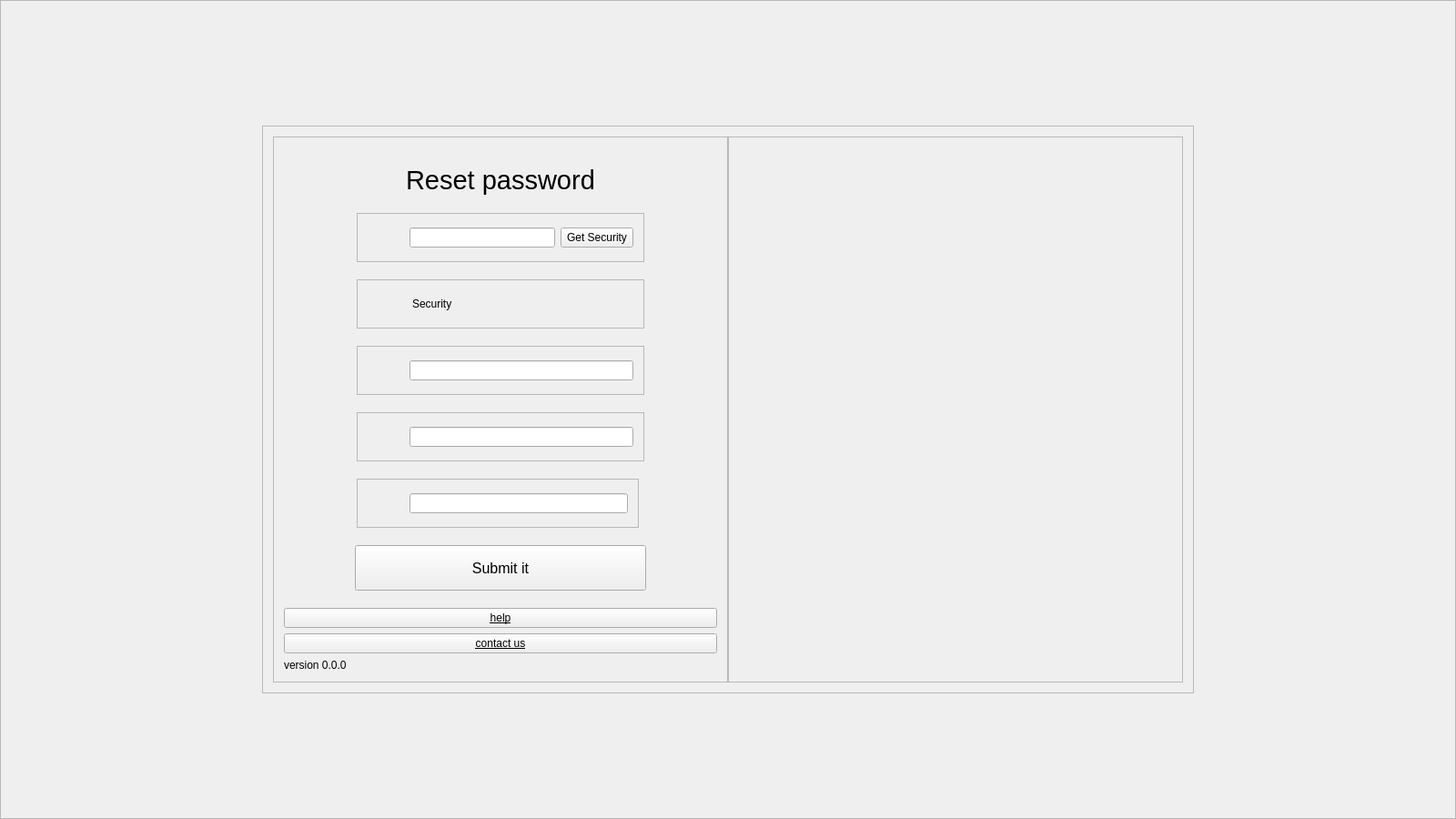
<?xml version="1.0" encoding="UTF-8"?>
<ui version="4.0">
 <class>Widget</class>
 <widget class="QWidget" name="Widget">
  <property name="geometry">
   <rect>
    <x>0</x>
    <y>0</y>
    <width>1600</width>
    <height>900</height>
   </rect>
  </property>
  <property name="minimumSize">
   <size>
    <width>800</width>
    <height>450</height>
   </size>
  </property>
  <property name="windowTitle">
   <string>Reset Password</string>
  </property>
  <property name="styleSheet">
   <string notr="true"/>
  </property>
  <layout class="QGridLayout" name="gridLayout">
   <property name="leftMargin">
    <number>0</number>
   </property>
   <property name="topMargin">
    <number>0</number>
   </property>
   <property name="rightMargin">
    <number>0</number>
   </property>
   <property name="bottomMargin">
    <number>0</number>
   </property>
   <property name="spacing">
    <number>0</number>
   </property>
   <item row="0" column="0">
    <widget class="QFrame" name="frame_background">
     <property name="styleSheet">
      <string notr="true"/>
     </property>
     <property name="frameShape">
      <enum>QFrame::StyledPanel</enum>
     </property>
     <property name="frameShadow">
      <enum>QFrame::Raised</enum>
     </property>
     <layout class="QGridLayout" name="gridLayout_3">
      <item row="0" column="0">
       <layout class="QVBoxLayout" name="verticalLayout_2">
        <item>
         <spacer name="verticalSpacer_9">
          <property name="orientation">
           <enum>Qt::Vertical</enum>
          </property>
          <property name="sizeHint" stdset="0">
           <size>
            <width>20</width>
            <height>13</height>
           </size>
          </property>
         </spacer>
        </item>
        <item>
         <layout class="QHBoxLayout" name="horizontalLayout_9">
          <item>
           <spacer name="horizontalSpacer_17">
            <property name="orientation">
             <enum>Qt::Horizontal</enum>
            </property>
            <property name="sizeHint" stdset="0">
             <size>
              <width>40</width>
              <height>20</height>
             </size>
            </property>
           </spacer>
          </item>
          <item>
           <widget class="QFrame" name="frame">
            <property name="frameShape">
             <enum>QFrame::StyledPanel</enum>
            </property>
            <property name="frameShadow">
             <enum>QFrame::Raised</enum>
            </property>
            <layout class="QGridLayout" name="gridLayout_2">
             <item row="0" column="0">
              <layout class="QHBoxLayout" name="horizontalLayout_8">
               <property name="spacing">
                <number>0</number>
               </property>
               <item>
                <widget class="QFrame" name="frame_login">
                 <property name="sizePolicy">
                  <sizepolicy hsizetype="Minimum" vsizetype="Minimum">
                   <horstretch>0</horstretch>
                   <verstretch>0</verstretch>
                  </sizepolicy>
                 </property>
                 <property name="minimumSize">
                  <size>
                   <width>500</width>
                   <height>600</height>
                  </size>
                 </property>
                 <property name="maximumSize">
                  <size>
                   <width>500</width>
                   <height>600</height>
                  </size>
                 </property>
                 <property name="styleSheet">
                  <string notr="true"/>
                 </property>
                 <property name="frameShape">
                  <enum>QFrame::StyledPanel</enum>
                 </property>
                 <property name="frameShadow">
                  <enum>QFrame::Raised</enum>
                 </property>
                 <layout class="QGridLayout" name="gridLayout_10">
                  <item row="0" column="0">
                   <spacer name="verticalSpacer_12">
                    <property name="orientation">
                     <enum>Qt::Vertical</enum>
                    </property>
                    <property name="sizeHint" stdset="0">
                     <size>
                      <width>17</width>
                      <height>18</height>
                     </size>
                    </property>
                   </spacer>
                  </item>
                  <item row="1" column="0">
                   <layout class="QGridLayout" name="gridLayout_9">
                    <item row="12" column="0" colspan="2">
                     <layout class="QHBoxLayout" name="horizontalLayout_6">
                      <item>
                       <spacer name="horizontalSpacer_13">
                        <property name="orientation">
                         <enum>Qt::Horizontal</enum>
                        </property>
                        <property name="sizeHint" stdset="0">
                         <size>
                          <width>40</width>
                          <height>20</height>
                         </size>
                        </property>
                       </spacer>
                      </item>
                      <item>
                       <widget class="QPushButton" name="btn_submit">
                        <property name="sizePolicy">
                         <sizepolicy hsizetype="Fixed" vsizetype="Fixed">
                          <horstretch>0</horstretch>
                          <verstretch>0</verstretch>
                         </sizepolicy>
                        </property>
                        <property name="minimumSize">
                         <size>
                          <width>320</width>
                          <height>50</height>
                         </size>
                        </property>
                        <property name="maximumSize">
                         <size>
                          <width>320</width>
                          <height>50</height>
                         </size>
                        </property>
                        <property name="font">
                         <font>
                          <family>Arial</family>
                          <pointsize>12</pointsize>
                          <underline>false</underline>
                         </font>
                        </property>
                        <property name="text">
                         <string>Submit it</string>
                        </property>
                       </widget>
                      </item>
                      <item>
                       <spacer name="horizontalSpacer_14">
                        <property name="orientation">
                         <enum>Qt::Horizontal</enum>
                        </property>
                        <property name="sizeHint" stdset="0">
                         <size>
                          <width>40</width>
                          <height>20</height>
                         </size>
                        </property>
                       </spacer>
                      </item>
                     </layout>
                    </item>
                    <item row="2" column="0" colspan="2">
                     <layout class="QHBoxLayout" name="horizontalLayout_7">
                      <item>
                       <spacer name="horizontalSpacer_8">
                        <property name="orientation">
                         <enum>Qt::Horizontal</enum>
                        </property>
                        <property name="sizeType">
                         <enum>QSizePolicy::Fixed</enum>
                        </property>
                        <property name="sizeHint" stdset="0">
                         <size>
                          <width>80</width>
                          <height>20</height>
                         </size>
                        </property>
                       </spacer>
                      </item>
                      <item>
                       <widget class="QFrame" name="frame_pwd_2">
                        <property name="frameShape">
                         <enum>QFrame::StyledPanel</enum>
                        </property>
                        <property name="frameShadow">
                         <enum>QFrame::Raised</enum>
                        </property>
                        <layout class="QGridLayout" name="gridLayout_4">
                         <item row="0" column="0">
                          <layout class="QHBoxLayout" name="horizontalLayout_10">
                           <item>
                            <spacer name="horizontalSpacer_9">
                             <property name="orientation">
                              <enum>Qt::Horizontal</enum>
                             </property>
                             <property name="sizeType">
                              <enum>QSizePolicy::Fixed</enum>
                             </property>
                             <property name="sizeHint" stdset="0">
                              <size>
                               <width>10</width>
                               <height>20</height>
                              </size>
                             </property>
                            </spacer>
                           </item>
                           <item>
                            <widget class="QLabel" name="label_pwd_2">
                             <property name="sizePolicy">
                              <sizepolicy hsizetype="Fixed" vsizetype="Fixed">
                               <horstretch>0</horstretch>
                               <verstretch>0</verstretch>
                              </sizepolicy>
                             </property>
                             <property name="minimumSize">
                              <size>
                               <width>30</width>
                               <height>30</height>
                              </size>
                             </property>
                             <property name="maximumSize">
                              <size>
                               <width>30</width>
                               <height>30</height>
                              </size>
                             </property>
                             <property name="text">
                              <string/>
                             </property>
                            </widget>
                           </item>
                           <item>
                            <widget class="QLineEdit" name="username">
                             <property name="font">
                              <font>
                               <family>Arial</family>
                              </font>
                             </property>
                            </widget>
                           </item>
                          </layout>
                         </item>
                         <item row="0" column="1">
                          <widget class="QPushButton" name="btn_getSecurity">
                           <property name="font">
                            <font>
                             <family>Arial</family>
                            </font>
                           </property>
                           <property name="text">
                            <string>Get Security</string>
                           </property>
                          </widget>
                         </item>
                        </layout>
                       </widget>
                      </item>
                      <item>
                       <spacer name="horizontalSpacer_20">
                        <property name="orientation">
                         <enum>Qt::Horizontal</enum>
                        </property>
                        <property name="sizeType">
                         <enum>QSizePolicy::Fixed</enum>
                        </property>
                        <property name="sizeHint" stdset="0">
                         <size>
                          <width>80</width>
                          <height>20</height>
                         </size>
                        </property>
                       </spacer>
                      </item>
                     </layout>
                    </item>
                    <item row="14" column="0" colspan="2">
                     <widget class="QPushButton" name="btn_forget_3">
                      <property name="font">
                       <font>
                        <family>Arial</family>
                        <underline>true</underline>
                       </font>
                      </property>
                      <property name="styleSheet">
                       <string notr="true"/>
                      </property>
                      <property name="text">
                       <string>help</string>
                      </property>
                     </widget>
                    </item>
                    <item row="16" column="0" colspan="2">
                     <widget class="QLabel" name="label">
                      <property name="text">
                       <string>version 0.0.0</string>
                      </property>
                     </widget>
                    </item>
                    <item row="7" column="0" colspan="2">
                     <spacer name="verticalSpacer_7">
                      <property name="orientation">
                       <enum>Qt::Vertical</enum>
                      </property>
                      <property name="sizeHint" stdset="0">
                       <size>
                        <width>20</width>
                        <height>13</height>
                       </size>
                      </property>
                     </spacer>
                    </item>
                    <item row="15" column="0" colspan="2">
                     <widget class="QPushButton" name="btn_forget_2">
                      <property name="font">
                       <font>
                        <family>Arial</family>
                        <underline>true</underline>
                       </font>
                      </property>
                      <property name="text">
                       <string>contact us</string>
                      </property>
                     </widget>
                    </item>
                    <item row="11" column="0" colspan="2">
                     <spacer name="verticalSpacer_6">
                      <property name="orientation">
                       <enum>Qt::Vertical</enum>
                      </property>
                      <property name="sizeHint" stdset="0">
                       <size>
                        <width>17</width>
                        <height>13</height>
                       </size>
                      </property>
                     </spacer>
                    </item>
                    <item row="5" column="0" colspan="2">
                     <spacer name="verticalSpacer_15">
                      <property name="orientation">
                       <enum>Qt::Vertical</enum>
                      </property>
                      <property name="sizeHint" stdset="0">
                       <size>
                        <width>20</width>
                        <height>13</height>
                       </size>
                      </property>
                     </spacer>
                    </item>
                    <item row="8" column="0" colspan="2">
                     <layout class="QHBoxLayout" name="horizontalLayout_15">
                      <item>
                       <spacer name="horizontalSpacer_23">
                        <property name="orientation">
                         <enum>Qt::Horizontal</enum>
                        </property>
                        <property name="sizeType">
                         <enum>QSizePolicy::Fixed</enum>
                        </property>
                        <property name="sizeHint" stdset="0">
                         <size>
                          <width>80</width>
                          <height>20</height>
                         </size>
                        </property>
                       </spacer>
                      </item>
                      <item>
                       <widget class="QFrame" name="frame_pwd_5">
                        <property name="frameShape">
                         <enum>QFrame::StyledPanel</enum>
                        </property>
                        <property name="frameShadow">
                         <enum>QFrame::Raised</enum>
                        </property>
                        <layout class="QGridLayout" name="gridLayout_8">
                         <item row="0" column="0">
                          <layout class="QHBoxLayout" name="horizontalLayout_16">
                           <item>
                            <spacer name="horizontalSpacer_24">
                             <property name="orientation">
                              <enum>Qt::Horizontal</enum>
                             </property>
                             <property name="sizeType">
                              <enum>QSizePolicy::Fixed</enum>
                             </property>
                             <property name="sizeHint" stdset="0">
                              <size>
                               <width>10</width>
                               <height>20</height>
                              </size>
                             </property>
                            </spacer>
                           </item>
                           <item>
                            <widget class="QLabel" name="label_pwd_5">
                             <property name="sizePolicy">
                              <sizepolicy hsizetype="Fixed" vsizetype="Fixed">
                               <horstretch>0</horstretch>
                               <verstretch>0</verstretch>
                              </sizepolicy>
                             </property>
                             <property name="minimumSize">
                              <size>
                               <width>30</width>
                               <height>30</height>
                              </size>
                             </property>
                             <property name="maximumSize">
                              <size>
                               <width>30</width>
                               <height>30</height>
                              </size>
                             </property>
                             <property name="text">
                              <string/>
                             </property>
                            </widget>
                           </item>
                           <item>
                            <widget class="QLineEdit" name="new_password">
                             <property name="font">
                              <font>
                               <family>Arial</family>
                              </font>
                             </property>
                             <property name="echoMode">
                              <enum>QLineEdit::Password</enum>
                             </property>
                            </widget>
                           </item>
                          </layout>
                         </item>
                        </layout>
                       </widget>
                      </item>
                      <item>
                       <spacer name="horizontalSpacer_25">
                        <property name="orientation">
                         <enum>Qt::Horizontal</enum>
                        </property>
                        <property name="sizeType">
                         <enum>QSizePolicy::Fixed</enum>
                        </property>
                        <property name="sizeHint" stdset="0">
                         <size>
                          <width>80</width>
                          <height>20</height>
                         </size>
                        </property>
                       </spacer>
                      </item>
                     </layout>
                    </item>
                    <item row="3" column="0" colspan="2">
                     <spacer name="verticalSpacer_16">
                      <property name="orientation">
                       <enum>Qt::Vertical</enum>
                      </property>
                      <property name="sizeHint" stdset="0">
                       <size>
                        <width>17</width>
                        <height>13</height>
                       </size>
                      </property>
                     </spacer>
                    </item>
                    <item row="13" column="0" colspan="2">
                     <spacer name="verticalSpacer_8">
                      <property name="orientation">
                       <enum>Qt::Vertical</enum>
                      </property>
                      <property name="sizeHint" stdset="0">
                       <size>
                        <width>17</width>
                        <height>13</height>
                       </size>
                      </property>
                     </spacer>
                    </item>
                    <item row="1" column="0" colspan="2">
                     <spacer name="verticalSpacer">
                      <property name="orientation">
                       <enum>Qt::Vertical</enum>
                      </property>
                      <property name="sizeHint" stdset="0">
                       <size>
                        <width>17</width>
                        <height>13</height>
                       </size>
                      </property>
                     </spacer>
                    </item>
                    <item row="0" column="0" colspan="2">
                     <layout class="QHBoxLayout" name="horizontalLayout">
                      <item>
                       <spacer name="horizontalSpacer">
                        <property name="orientation">
                         <enum>Qt::Horizontal</enum>
                        </property>
                        <property name="sizeHint" stdset="0">
                         <size>
                          <width>40</width>
                          <height>20</height>
                         </size>
                        </property>
                       </spacer>
                      </item>
                      <item>
                       <widget class="QLabel" name="label_login">
                        <property name="font">
                         <font>
                          <family>Arial</family>
                          <pointsize>22</pointsize>
                         </font>
                        </property>
                        <property name="styleSheet">
                         <string notr="true"/>
                        </property>
                        <property name="text">
                         <string>Reset password</string>
                        </property>
                       </widget>
                      </item>
                      <item>
                       <spacer name="horizontalSpacer_2">
                        <property name="orientation">
                         <enum>Qt::Horizontal</enum>
                        </property>
                        <property name="sizeHint" stdset="0">
                         <size>
                          <width>40</width>
                          <height>20</height>
                         </size>
                        </property>
                       </spacer>
                      </item>
                     </layout>
                    </item>
                    <item row="4" column="0" colspan="2">
                     <layout class="QHBoxLayout" name="horizontalLayout_11">
                      <item>
                       <spacer name="horizontalSpacer_10">
                        <property name="orientation">
                         <enum>Qt::Horizontal</enum>
                        </property>
                        <property name="sizeType">
                         <enum>QSizePolicy::Fixed</enum>
                        </property>
                        <property name="sizeHint" stdset="0">
                         <size>
                          <width>80</width>
                          <height>20</height>
                         </size>
                        </property>
                       </spacer>
                      </item>
                      <item>
                       <widget class="QFrame" name="frame_pwd_3">
                        <property name="frameShape">
                         <enum>QFrame::StyledPanel</enum>
                        </property>
                        <property name="frameShadow">
                         <enum>QFrame::Raised</enum>
                        </property>
                        <layout class="QGridLayout" name="gridLayout_5">
                         <item row="0" column="0">
                          <layout class="QHBoxLayout" name="horizontalLayout_12">
                           <item>
                            <spacer name="horizontalSpacer_11">
                             <property name="orientation">
                              <enum>Qt::Horizontal</enum>
                             </property>
                             <property name="sizeType">
                              <enum>QSizePolicy::Fixed</enum>
                             </property>
                             <property name="sizeHint" stdset="0">
                              <size>
                               <width>13</width>
                               <height>20</height>
                              </size>
                             </property>
                            </spacer>
                           </item>
                           <item>
                            <widget class="QLabel" name="label_pwd_3">
                             <property name="sizePolicy">
                              <sizepolicy hsizetype="Fixed" vsizetype="Fixed">
                               <horstretch>0</horstretch>
                               <verstretch>0</verstretch>
                              </sizepolicy>
                             </property>
                             <property name="minimumSize">
                              <size>
                               <width>30</width>
                               <height>30</height>
                              </size>
                             </property>
                             <property name="maximumSize">
                              <size>
                               <width>30</width>
                               <height>30</height>
                              </size>
                             </property>
                             <property name="text">
                              <string/>
                             </property>
                            </widget>
                           </item>
                           <item>
                            <widget class="QLabel" name="security_label">
                             <property name="font">
                              <font>
                               <family>Arial</family>
                              </font>
                             </property>
                             <property name="text">
                              <string>Security</string>
                             </property>
                            </widget>
                           </item>
                          </layout>
                         </item>
                        </layout>
                       </widget>
                      </item>
                      <item>
                       <spacer name="horizontalSpacer_21">
                        <property name="orientation">
                         <enum>Qt::Horizontal</enum>
                        </property>
                        <property name="sizeType">
                         <enum>QSizePolicy::Fixed</enum>
                        </property>
                        <property name="sizeHint" stdset="0">
                         <size>
                          <width>80</width>
                          <height>20</height>
                         </size>
                        </property>
                       </spacer>
                      </item>
                     </layout>
                    </item>
                    <item row="6" column="0" colspan="2">
                     <layout class="QHBoxLayout" name="horizontalLayout_5">
                      <item>
                       <spacer name="horizontalSpacer_12">
                        <property name="orientation">
                         <enum>Qt::Horizontal</enum>
                        </property>
                        <property name="sizeType">
                         <enum>QSizePolicy::Fixed</enum>
                        </property>
                        <property name="sizeHint" stdset="0">
                         <size>
                          <width>80</width>
                          <height>20</height>
                         </size>
                        </property>
                       </spacer>
                      </item>
                      <item>
                       <widget class="QFrame" name="frame_pwd_4">
                        <property name="frameShape">
                         <enum>QFrame::StyledPanel</enum>
                        </property>
                        <property name="frameShadow">
                         <enum>QFrame::Raised</enum>
                        </property>
                        <layout class="QGridLayout" name="gridLayout_6">
                         <item row="0" column="0">
                          <layout class="QHBoxLayout" name="horizontalLayout_13">
                           <item>
                            <spacer name="horizontalSpacer_15">
                             <property name="orientation">
                              <enum>Qt::Horizontal</enum>
                             </property>
                             <property name="sizeType">
                              <enum>QSizePolicy::Fixed</enum>
                             </property>
                             <property name="sizeHint" stdset="0">
                              <size>
                               <width>10</width>
                               <height>20</height>
                              </size>
                             </property>
                            </spacer>
                           </item>
                           <item>
                            <widget class="QLabel" name="label_pwd_4">
                             <property name="sizePolicy">
                              <sizepolicy hsizetype="Fixed" vsizetype="Fixed">
                               <horstretch>0</horstretch>
                               <verstretch>0</verstretch>
                              </sizepolicy>
                             </property>
                             <property name="minimumSize">
                              <size>
                               <width>30</width>
                               <height>30</height>
                              </size>
                             </property>
                             <property name="maximumSize">
                              <size>
                               <width>30</width>
                               <height>30</height>
                              </size>
                             </property>
                             <property name="text">
                              <string/>
                             </property>
                            </widget>
                           </item>
                           <item>
                            <widget class="QLineEdit" name="security_answer">
                             <property name="font">
                              <font>
                               <family>Arial</family>
                              </font>
                             </property>
                            </widget>
                           </item>
                          </layout>
                         </item>
                        </layout>
                       </widget>
                      </item>
                      <item>
                       <spacer name="horizontalSpacer_22">
                        <property name="orientation">
                         <enum>Qt::Horizontal</enum>
                        </property>
                        <property name="sizeType">
                         <enum>QSizePolicy::Fixed</enum>
                        </property>
                        <property name="sizeHint" stdset="0">
                         <size>
                          <width>80</width>
                          <height>20</height>
                         </size>
                        </property>
                       </spacer>
                      </item>
                     </layout>
                    </item>
                    <item row="10" column="0">
                     <layout class="QHBoxLayout" name="horizontalLayout_17">
                      <item>
                       <spacer name="horizontalSpacer_29">
                        <property name="orientation">
                         <enum>Qt::Horizontal</enum>
                        </property>
                        <property name="sizeType">
                         <enum>QSizePolicy::Fixed</enum>
                        </property>
                        <property name="sizeHint" stdset="0">
                         <size>
                          <width>80</width>
                          <height>20</height>
                         </size>
                        </property>
                       </spacer>
                      </item>
                      <item>
                       <widget class="QFrame" name="frame_pwd_6">
                        <property name="frameShape">
                         <enum>QFrame::StyledPanel</enum>
                        </property>
                        <property name="frameShadow">
                         <enum>QFrame::Raised</enum>
                        </property>
                        <layout class="QGridLayout" name="gridLayout_11">
                         <item row="0" column="0">
                          <layout class="QHBoxLayout" name="horizontalLayout_18">
                           <item>
                            <spacer name="horizontalSpacer_30">
                             <property name="orientation">
                              <enum>Qt::Horizontal</enum>
                             </property>
                             <property name="sizeType">
                              <enum>QSizePolicy::Fixed</enum>
                             </property>
                             <property name="sizeHint" stdset="0">
                              <size>
                               <width>10</width>
                               <height>20</height>
                              </size>
                             </property>
                            </spacer>
                           </item>
                           <item>
                            <widget class="QLabel" name="label_pwd_6">
                             <property name="sizePolicy">
                              <sizepolicy hsizetype="Fixed" vsizetype="Fixed">
                               <horstretch>0</horstretch>
                               <verstretch>0</verstretch>
                              </sizepolicy>
                             </property>
                             <property name="minimumSize">
                              <size>
                               <width>30</width>
                               <height>30</height>
                              </size>
                             </property>
                             <property name="maximumSize">
                              <size>
                               <width>30</width>
                               <height>30</height>
                              </size>
                             </property>
                             <property name="text">
                              <string/>
                             </property>
                            </widget>
                           </item>
                           <item>
                            <widget class="QLineEdit" name="check_password">
                             <property name="font">
                              <font>
                               <family>Arial</family>
                              </font>
                             </property>
                             <property name="echoMode">
                              <enum>QLineEdit::Password</enum>
                             </property>
                            </widget>
                           </item>
                          </layout>
                         </item>
                        </layout>
                       </widget>
                      </item>
                      <item>
                       <spacer name="horizontalSpacer_31">
                        <property name="orientation">
                         <enum>Qt::Horizontal</enum>
                        </property>
                        <property name="sizeType">
                         <enum>QSizePolicy::Fixed</enum>
                        </property>
                        <property name="sizeHint" stdset="0">
                         <size>
                          <width>80</width>
                          <height>20</height>
                         </size>
                        </property>
                       </spacer>
                      </item>
                     </layout>
                    </item>
                    <item row="9" column="0">
                     <spacer name="verticalSpacer_2">
                      <property name="orientation">
                       <enum>Qt::Vertical</enum>
                      </property>
                      <property name="sizeHint" stdset="0">
                       <size>
                        <width>17</width>
                        <height>13</height>
                       </size>
                      </property>
                     </spacer>
                    </item>
                   </layout>
                  </item>
                 </layout>
                </widget>
               </item>
               <item>
                <widget class="QFrame" name="frame_pic">
                 <property name="sizePolicy">
                  <sizepolicy hsizetype="Minimum" vsizetype="Minimum">
                   <horstretch>0</horstretch>
                   <verstretch>0</verstretch>
                  </sizepolicy>
                 </property>
                 <property name="minimumSize">
                  <size>
                   <width>500</width>
                   <height>600</height>
                  </size>
                 </property>
                 <property name="styleSheet">
                  <string notr="true"/>
                 </property>
                 <property name="frameShape">
                  <enum>QFrame::StyledPanel</enum>
                 </property>
                 <property name="frameShadow">
                  <enum>QFrame::Raised</enum>
                 </property>
                </widget>
               </item>
              </layout>
             </item>
            </layout>
           </widget>
          </item>
          <item>
           <spacer name="horizontalSpacer_18">
            <property name="orientation">
             <enum>Qt::Horizontal</enum>
            </property>
            <property name="sizeHint" stdset="0">
             <size>
              <width>40</width>
              <height>20</height>
             </size>
            </property>
           </spacer>
          </item>
         </layout>
        </item>
        <item>
         <spacer name="verticalSpacer_10">
          <property name="orientation">
           <enum>Qt::Vertical</enum>
          </property>
          <property name="sizeHint" stdset="0">
           <size>
            <width>20</width>
            <height>13</height>
           </size>
          </property>
         </spacer>
        </item>
       </layout>
      </item>
     </layout>
    </widget>
   </item>
  </layout>
 </widget>
 <layoutdefault spacing="6" margin="11"/>
 <resources/>
 <connections/>
</ui>
